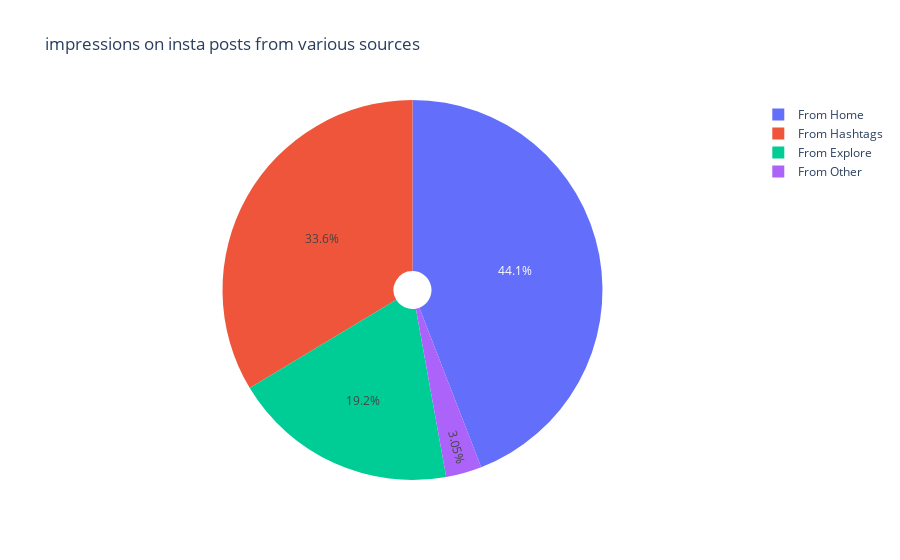

The notebook cell saved with this chart:
### Code cell
Home = df['From Home'].sum()
Hashtags = df['From Hashtags'].sum()
Explore = df['From Explore'].sum()
Other = df['From Other'].sum()

lebels  = ['From Home','From Hashtags','From Explore','From Other']
values = [Home,Hashtags,Explore,Other]
fig = px.pie(df,values=values,names=lebels,title='impressions on insta posts from various sources',hole=0.1,)
fig.show()

### Figure 1 — Plotly figure (JSON) as saved in the notebook; plotly's stock layout.template omitted (floating-point values rounded to 4 significant figures)
{"data": [{"domain": {"x": [0, 1], "y": [0, 1]}, "hole": 0.1, "hovertemplate": "label=%{label}<br>value=%{value}<extra></extra>", "labels": ["From Home", "From Hashtags", "From Explore", "From Other"], "legendgroup": "", "name": "", "showlegend": true, "type": "pie", "values": [294619, 224614, 128294, 20360]}], "layout": {"autosize": true, "legend": {"tracegroupgap": 0}, "title": {"text": "impressions on insta posts from various sources"}}}
